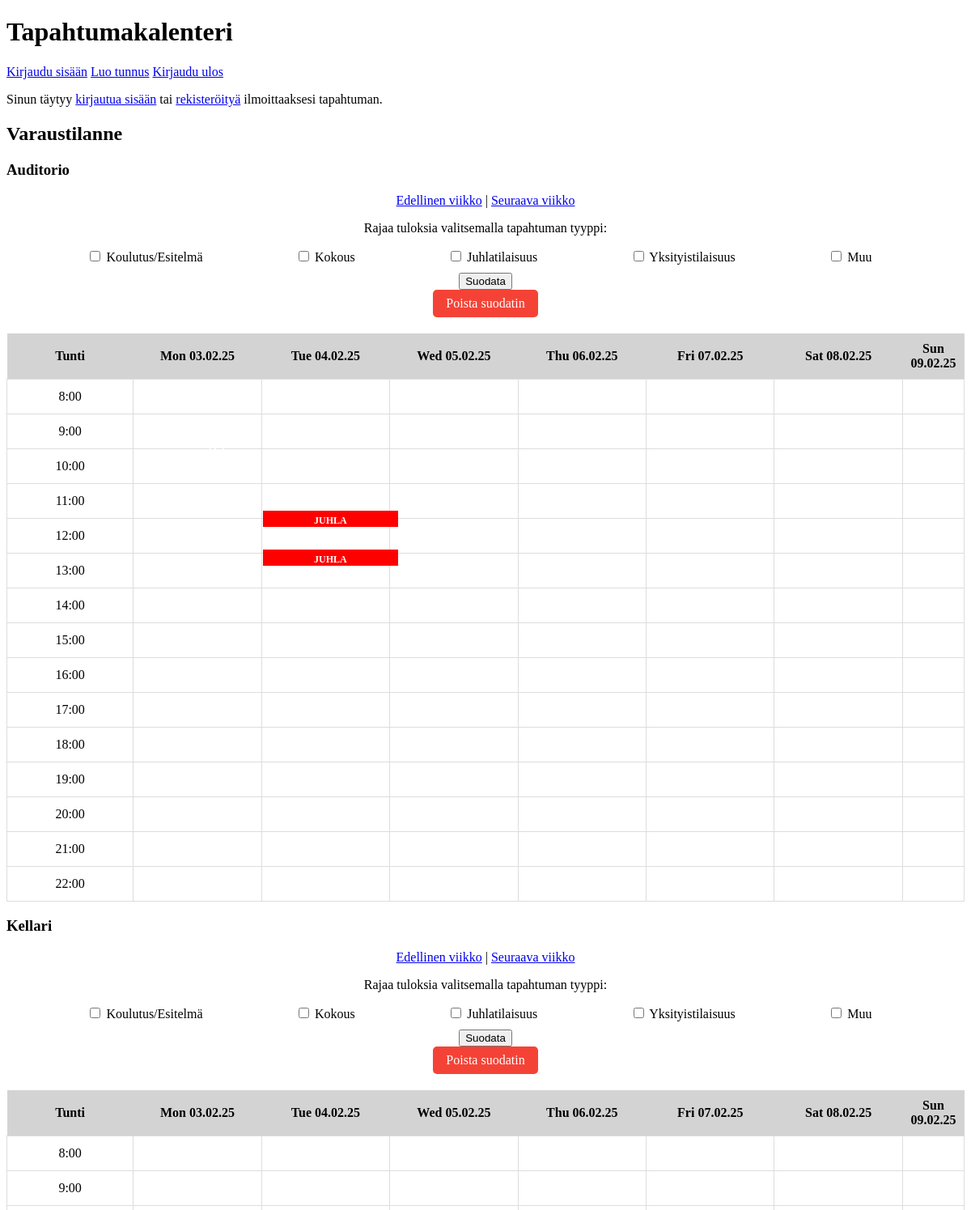
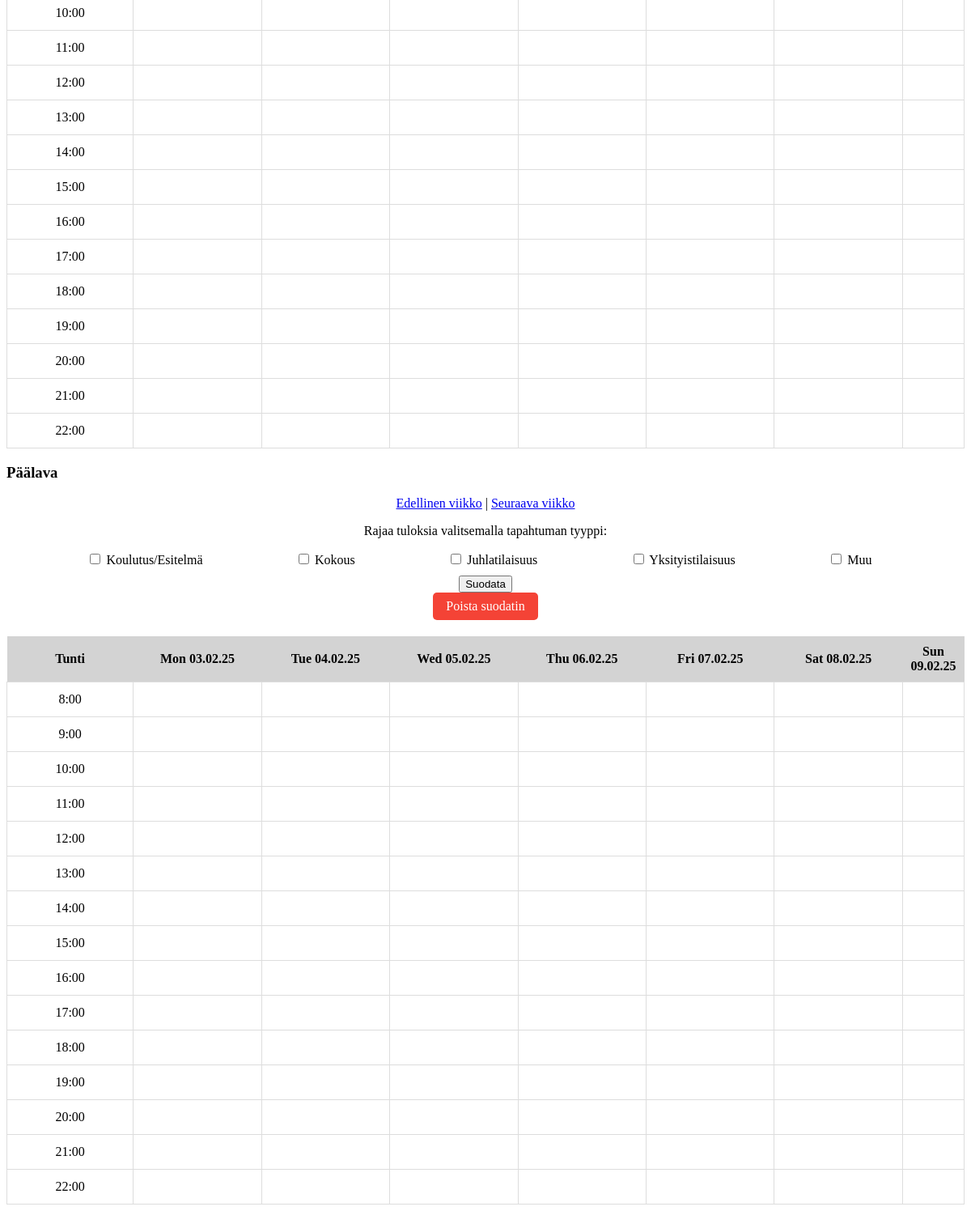
The page / on the database its author committed (2 pictures, top to bottom).
### tables this page shows
CREATE TABLE events (
    id INTEGER PRIMARY KEY AUTOINCREMENT,
    title TEXT NOT NULL,
    description TEXT,
    event_start TEXT NOT NULL,
    event_end TEXT NOT NULL,
    event_space TEXT
, event_type TEXT, username TEXT);

### app.py (the view)
@app.route("/")
def index():
    week_offset = int(request.args.get("week", 0))
    base_date = datetime.today() + timedelta(weeks=week_offset)
    start_date, end_date, week_dates = get_week_dates(base_date)
    events_by_space = get_events(start_date, end_date)
    selected_filters = request.args.getlist("filter")
    if selected_filters:
        filtered_events_by_space = {}
        for space_name, space_events in events_by_space.items():
            filtered_events_by_space[space_name] = [
                event for event in space_events if event["type"] in selected_filters
            ]
        events_by_space = filtered_events_by_space
    else:
        filtered_events_by_space = events_by_space  # No filters, show all events
    return render_template(
        "index.html",
        events_by_space=events_by_space,
        selected_filters=selected_filters,
        week_offset=week_offset,
        week_dates=week_dates
    )

### app.py (called while the page is built)
def get_week_dates(base_date):
    start_of_week = base_date - timedelta(days=base_date.weekday())
    week_dates = [
        (start_of_week + timedelta(days=i)).strftime("%a %d.%m.%y")  # e.g., "Ti 04.02.25"
        for i in range(7)
    ]
    return start_of_week.strftime("%Y-%m-%d"), (start_of_week + timedelta(days=6)).strftime("%Y-%m-%d"), week_dates

### db.py (called while the page is built)
def get_connection():
    con = sqlite3.connect("database.db")
    con.execute("PRAGMA foreign_keys = ON")
    con.row_factory = sqlite3.Row
    return con

def query(sql, params=[]):
    con = get_connection()
    result = con.execute(sql, params).fetchall()
    con.close()
    return result

### templates/index.html (shortened to what this page needs)
<!DOCTYPE html>
<html lang="fi">
<head>
</head>
<body>
    <h1>Tapahtumakalenteri</h1>
    <p>
        <a href="/login">Kirjaudu sisään</a>
        <a href="/register">Luo tunnus</a>
        <a href="/logout">Kirjaudu ulos</a>
    </p>
    {% if session.username %}
        <a href="/new_event">Ilmoita tapahtuma</a> |
        <a href="/my_events">Omat tapahtumat</a>
    {% else %}
        <p>Sinun täytyy <a href="/login">kirjautua sisään</a> tai <a href="/register">rekisteröityä</a> ilmoittaaksesi tapahtuman.</p>
    {% endif %}
    <h2>Varaustilanne</h2>
    {% for space, events in events_by_space.items() %}
        <div class="calendar-container">
            <h3>{{ space }}</h3>
            <div class="week-navigation">
                <a href="/?week={{ week_offset - 1 }}{% for f in selected_filters %}&filter={{ f }}{% endfor %}">Edellinen viikko</a> |
                <a href="/?week={{ week_offset + 1 }}{% for f in selected_filters %}&filter={{ f }}{% endfor %}">Seuraava viikko</a>
            </div>
    <div class="filter-container">
        <p>Rajaa tuloksia valitsemalla tapahtuman tyyppi:</p>
        <form method="GET" action="{{ url_for('index') }}">
            <div class="filter-options">
                <label>
                    <input type="checkbox" name="filter" value="koulutus" {% if 'koulutus' in selected_filters %}checked{% endif %}>
                    Koulutus/Esitelmä
                </label>
                <label>
                    <input type="checkbox" name="filter" value="kokous" {% if 'kokous' in selected_filters %}checked{% endif %}>
                    Kokous
                </label>
                <label>
                    <input type="checkbox" name="filter" value="juhla" {% if 'juhla' in selected_filters %}checked{% endif %}>
                    Juhlatilaisuus
                </label>
                <label>
                    <input type="checkbox" name="filter" value="yksityistilaisuus" {% if 'yksityistilaisuus' in selected_filters %}checked{% endif %}>
                    Yksityistilaisuus
                </label>
                <label>
                    <input type="checkbox" name="filter" value="muu" {% if 'muu' in selected_filters %}checked{% endif %}>
                    Muu
                </label>
            </div>
            <button type="submit">Suodata</button>
        </form>
    <a href="{{ url_for('clear_filter', week=week_offset) }}">Poista suodatin</a>
</div>
            <table>
                <thead>
                    <tr>
                        <th>Tunti</th>
                        {% for day in week_dates %}
                            <th>{{ day }}</th>
                        {% endfor %}
                    </tr>
                </thead>
                <tbody>
                    {% for hour in range(8, 23) %}
                        <tr>
                            <td>{{ hour }}:00</td>
                            {% for day_index in range(7) %}
                                <td>
                                    {% for event in events %}
                                        {% if event.weekday_index == day_index and event.start <= hour < event.end %}
                                            {% if event.type in selected_filters or not selected_filters %}
                                                <div class="event {{ event.type }}"
                                                     style="height: {{ (event.end - event.start) * 5 }}px;
                                                            top: {{ (hour - event.start) * 5 }}px;">
                                                    {{ event.title }}<br>
                                                </div>
                                            {% endif %}
                                        {% endif %}
                                    {% endfor %}
                                </td>
                            {% endfor %}
                        </tr>
                    {% endfor %}
                </tbody>
            </table>
        </div>
    {% endfor %}
</body>
</html>

### templates/index.html (style rules this page uses)
table { width: 100%; border-collapse: collapse; }
th { background-color: lightgray; font-weight: bold; padding: 10px; text-align: center; }
td { width: 14.28%; height: 40px; border: 1px solid #ddd; text-align: center; vertical-align: middle; position: relative; }
.event { text-align: center; padding: 5px; color: white; font-size: 12px; font-weight: bold; position: absolute; width: 100%; top: 50%; transform: translateY(-50%); }
.juhla { background-color: red; }
.week-navigation { text-align: center; margin-bottom: 10px; }
.filter-container { margin-bottom: 20px; text-align: center; }
.filter-container { margin-bottom: 20px; }
.filter-options { display: flex; justify-content: space-evenly; flex-wrap: wrap; margin-bottom: 10px; }
.filter-options label { margin-right: 15px; display: inline-block; font-size: 1rem; }
.filter-container a { display: inline-block; padding: 8px 16px; background-color: #f44336; color: white; text-decoration: none; border-radius: 5px; }

### rows shown on the page
events: {{ (event.end - event.start) * 5 }} 10 (drawn), title "rapujuhlat"
events: {{ (event.end - event.start) * 5 }} 10 (drawn), title "JUHLA"

### other values the page prints
{{ space }} "Auditorio" "Kellari" "Päälava"
{{ day }} "Mon 03.02.25" "Tue 04.02.25" "Wed 05.02.25" "Thu 06.02.25" "Fri 07.02.25" "Sat 08.02.25" "Sun 09.02.25" "Mon 03.02.25" "Tue 04.02.25" "Wed 05.02.25" "Thu 06.02.25" "Fri 07.02.25" "Sat 08.02.25" "Sun 09.02.25" "Mon 03.02.25" "Tue 04.02.25" "Wed 05.02.25" "Thu 06.02.25" "Fri 07.02.25" "Sat 08.02.25" "Sun 09.02.25"
{{ hour }} "8" "9" "10" "11" "12" "13" "14" "15" "16" "17" "18" "19" "20" "21" "22" "8" "9" "10" "11" "12" "13" "14" "15" "16" "17" "18" "19" "20" "21" "22" "8" "9" "10" "11" "12" "13" "14" "15" "16" "17" "18" "19" "20" "21" "22"
